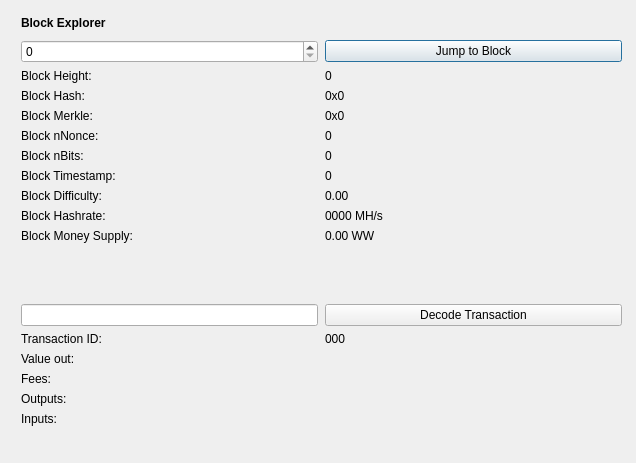
<?xml version="1.0" encoding="UTF-8"?>
<ui version="4.0">
 <class>BlockBrowser</class>
 <widget class="QDialog" name="BlockBrowser">
  <property name="windowModality">
   <enum>Qt::NonModal</enum>
  </property>
  <property name="enabled">
   <bool>true</bool>
  </property>
  <property name="geometry">
   <rect>
    <x>0</x>
    <y>0</y>
    <width>636</width>
    <height>463</height>
   </rect>
  </property>
  <property name="sizePolicy">
   <sizepolicy hsizetype="Preferred" vsizetype="Preferred">
    <horstretch>0</horstretch>
    <verstretch>0</verstretch>
   </sizepolicy>
  </property>
  <property name="minimumSize">
   <size>
    <width>0</width>
    <height>0</height>
   </size>
  </property>
  <property name="acceptDrops">
   <bool>false</bool>
  </property>
  <property name="windowTitle">
   <string>Wayawolfcoin Block Explorer</string>
  </property>
  <layout class="QGridLayout">
   <property name="sizeConstraint">
    <enum>QLayout::SetMaximumSize</enum>
   </property>
   <property name="leftMargin">
    <number>21</number>
   </property>
   <property name="topMargin">
    <number>10</number>
   </property>
   <property name="rightMargin">
    <number>10</number>
   </property>
   <item row="1" column="0">
    <widget class="QWidget" name="widget" native="true">
     <widget class="QWidget" name="layoutWidgetBE1">
      <property name="geometry">
       <rect>
        <x>0</x>
        <y>0</y>
        <width>601</width>
        <height>27</height>
       </rect>
      </property>
      <layout class="QHBoxLayout" name="horizontalLayoutBE">
       <property name="spacing">
        <number>7</number>
       </property>
       <item>
        <widget class="QLabel" name="labelBlockExplorer">
         <property name="sizePolicy">
          <sizepolicy hsizetype="Preferred" vsizetype="Maximum">
           <horstretch>0</horstretch>
           <verstretch>0</verstretch>
          </sizepolicy>
         </property>
         <property name="font">
          <font>
           <weight>75</weight>
           <bold>true</bold>
          </font>
         </property>
         <property name="styleSheet">
          <string notr="true">font-weight:bold;</string>
         </property>
         <property name="text">
          <string>Block Explorer</string>
         </property>
        </widget>
       </item>
       <item>
        <spacer name="horizontalSpacerBE">
         <property name="orientation">
          <enum>Qt::Horizontal</enum>
         </property>
         <property name="sizeHint" stdset="0">
          <size>
           <width>40</width>
           <height>20</height>
          </size>
         </property>
        </spacer>
       </item>
      </layout>
     </widget>
     <widget class="QWidget" name="layoutWidgetBE2">
      <property name="geometry">
       <rect>
        <x>0</x>
        <y>30</y>
        <width>601</width>
        <height>441</height>
       </rect>
      </property>
      <layout class="QGridLayout" name="gridLayoutBE" rowstretch="0,0,0,0,0,0,0,0,0,0,0,0,0,0,0,0,0,0,0,0" columnstretch="0,0">
       <property name="sizeConstraint">
        <enum>QLayout::SetDefaultConstraint</enum>
       </property>
       <property name="horizontalSpacing">
        <number>7</number>
       </property>
       <item row="8" column="1">
        <widget class="QLabel" name="timeBox">
         <property name="text">
          <string>0</string>
         </property>
         <property name="textInteractionFlags">
          <set>Qt::LinksAccessibleByMouse|Qt::TextSelectableByMouse</set>
         </property>
        </widget>
       </item>
       <item row="4" column="0">
        <widget class="QLabel" name="hashLabel">
         <property name="text">
          <string>Block Hash:</string>
         </property>
        </widget>
       </item>
       <item row="7" column="0">
        <widget class="QLabel" name="bitsLabel">
         <property name="text">
          <string>Block nBits:</string>
         </property>
        </widget>
       </item>
       <item row="5" column="1">
        <widget class="QLabel" name="merkleBox">
         <property name="minimumSize">
          <size>
           <width>187</width>
           <height>0</height>
          </size>
         </property>
         <property name="text">
          <string>0x0</string>
         </property>
         <property name="textInteractionFlags">
          <set>Qt::LinksAccessibleByMouse|Qt::TextSelectableByMouse</set>
         </property>
        </widget>
       </item>
       <item row="1" column="0">
        <widget class="QSpinBox" name="heightBox">
         <property name="sizePolicy">
          <sizepolicy hsizetype="Preferred" vsizetype="Fixed">
           <horstretch>0</horstretch>
           <verstretch>0</verstretch>
          </sizepolicy>
         </property>
         <property name="maximum">
          <number>99999999</number>
         </property>
        </widget>
       </item>
       <item row="10" column="1">
        <widget class="QLabel" name="hashRateBox">
         <property name="text">
          <string>0000 MH/s</string>
         </property>
         <property name="textInteractionFlags">
          <set>Qt::LinksAccessibleByMouse|Qt::TextSelectableByMouse</set>
         </property>
        </widget>
       </item>
       <item row="12" column="0">
        <spacer name="verticalSpacer_2">
         <property name="orientation">
          <enum>Qt::Vertical</enum>
         </property>
         <property name="sizeHint" stdset="0">
          <size>
           <width>20</width>
           <height>20</height>
          </size>
         </property>
        </spacer>
       </item>
       <item row="3" column="0">
        <widget class="QLabel" name="heightLabelBE2">
         <property name="text">
          <string>Block Height:</string>
         </property>
        </widget>
       </item>
       <item row="4" column="1">
        <widget class="QLabel" name="hashBox">
         <property name="enabled">
          <bool>true</bool>
         </property>
         <property name="sizePolicy">
          <sizepolicy hsizetype="Preferred" vsizetype="Preferred">
           <horstretch>0</horstretch>
           <verstretch>0</verstretch>
          </sizepolicy>
         </property>
         <property name="minimumSize">
          <size>
           <width>0</width>
           <height>0</height>
          </size>
         </property>
         <property name="text">
          <string>0x0</string>
         </property>
         <property name="textInteractionFlags">
          <set>Qt::LinksAccessibleByMouse|Qt::TextSelectableByMouse</set>
         </property>
        </widget>
       </item>
       <item row="5" column="0">
        <widget class="QLabel" name="merkleLabel">
         <property name="text">
          <string>Block Merkle:</string>
         </property>
        </widget>
       </item>
       <item row="6" column="0">
        <widget class="QLabel" name="nonceLabel">
         <property name="text">
          <string>Block nNonce:</string>
         </property>
        </widget>
       </item>
       <item row="3" column="1">
        <widget class="QLabel" name="heightLabelBE1">
         <property name="text">
          <string>0</string>
         </property>
         <property name="textInteractionFlags">
          <set>Qt::LinksAccessibleByMouse|Qt::TextSelectableByMouse</set>
         </property>
        </widget>
       </item>
       <item row="11" column="0">
        <widget class="QLabel" name="moneySupplyLabel">
         <property name="text">
          <string>Block Money Supply:</string>
         </property>
        </widget>
       </item>
       <item row="11" column="1">
        <widget class="QLabel" name="moneySupplyBox">
         <property name="text">
          <string>0.00 WW</string>
         </property>
         <property name="textInteractionFlags">
          <set>Qt::LinksAccessibleByMouse|Qt::TextSelectableByMouse</set>
         </property>
        </widget>
       </item>
       <item row="1" column="1">
        <widget class="QPushButton" name="blockButton">
         <property name="styleSheet">
          <string notr="true"/>
         </property>
         <property name="text">
          <string>Jump to Block</string>
         </property>
        </widget>
       </item>
       <item row="13" column="0">
        <widget class="QLineEdit" name="txBox">
         <property name="sizePolicy">
          <sizepolicy hsizetype="Preferred" vsizetype="Fixed">
           <horstretch>0</horstretch>
           <verstretch>0</verstretch>
          </sizepolicy>
         </property>
         <property name="inputMask">
          <string comment="Transaction id" extracomment="Transaction id"/>
         </property>
        </widget>
       </item>
       <item row="13" column="1">
        <widget class="QPushButton" name="txButton">
         <property name="styleSheet">
          <string notr="true"/>
         </property>
         <property name="text">
          <string>Decode Transaction</string>
         </property>
        </widget>
       </item>
       <item row="14" column="0">
        <widget class="QLabel" name="txLabel">
         <property name="text">
          <string>Transaction ID:</string>
         </property>
        </widget>
       </item>
       <item row="15" column="1">
        <widget class="QLabel" name="valueBox">
         <property name="text">
          <string/>
         </property>
         <property name="textInteractionFlags">
          <set>Qt::LinksAccessibleByMouse|Qt::TextSelectableByMouse</set>
         </property>
        </widget>
       </item>
       <item row="7" column="1">
        <widget class="QLabel" name="bitsBox">
         <property name="text">
          <string>0</string>
         </property>
         <property name="textInteractionFlags">
          <set>Qt::LinksAccessibleByMouse|Qt::TextSelectableByMouse</set>
         </property>
        </widget>
       </item>
       <item row="6" column="1">
        <widget class="QLabel" name="nonceBox">
         <property name="text">
          <string>0</string>
         </property>
         <property name="textInteractionFlags">
          <set>Qt::LinksAccessibleByMouse|Qt::TextSelectableByMouse</set>
         </property>
        </widget>
       </item>
       <item row="9" column="1">
        <widget class="QLabel" name="diffBox">
         <property name="text">
          <string>0.00</string>
         </property>
         <property name="textInteractionFlags">
          <set>Qt::LinksAccessibleByMouse|Qt::TextSelectableByMouse</set>
         </property>
        </widget>
       </item>
       <item row="14" column="1">
        <widget class="QLabel" name="txID">
         <property name="text">
          <string>000</string>
         </property>
         <property name="textInteractionFlags">
          <set>Qt::LinksAccessibleByMouse|Qt::TextSelectableByMouse</set>
         </property>
        </widget>
       </item>
       <item row="10" column="0">
        <widget class="QLabel" name="hashRateLabel">
         <property name="text">
          <string>Block Hashrate:</string>
         </property>
        </widget>
       </item>
       <item row="15" column="0">
        <widget class="QLabel" name="valueLabel">
         <property name="text">
          <string>Value out:</string>
         </property>
        </widget>
       </item>
       <item row="8" column="0">
        <widget class="QLabel" name="timeLabel">
         <property name="text">
          <string>Block Timestamp:</string>
         </property>
        </widget>
       </item>
       <item row="9" column="0">
        <widget class="QLabel" name="diffLabel">
         <property name="text">
          <string>Block Difficulty:</string>
         </property>
        </widget>
       </item>
       <item row="17" column="1">
        <widget class="QLabel" name="outputBox">
         <property name="text">
          <string/>
         </property>
         <property name="alignment">
          <set>Qt::AlignLeading|Qt::AlignLeft|Qt::AlignTop</set>
         </property>
         <property name="textInteractionFlags">
          <set>Qt::LinksAccessibleByMouse|Qt::TextSelectableByMouse</set>
         </property>
        </widget>
       </item>
       <item row="19" column="0">
        <spacer name="verticalSpacer">
         <property name="orientation">
          <enum>Qt::Vertical</enum>
         </property>
         <property name="sizeHint" stdset="0">
          <size>
           <width>20</width>
           <height>40</height>
          </size>
         </property>
        </spacer>
       </item>
       <item row="16" column="1">
        <widget class="QLabel" name="feesBox">
         <property name="text">
          <string/>
         </property>
         <property name="textInteractionFlags">
          <set>Qt::LinksAccessibleByMouse|Qt::TextSelectableByMouse</set>
         </property>
        </widget>
       </item>
       <item row="18" column="0">
        <widget class="QLabel" name="inputLabel">
         <property name="text">
          <string>Inputs:</string>
         </property>
         <property name="alignment">
          <set>Qt::AlignLeading|Qt::AlignLeft|Qt::AlignTop</set>
         </property>
        </widget>
       </item>
       <item row="17" column="0">
        <widget class="QLabel" name="outputLabel">
         <property name="text">
          <string>Outputs:</string>
         </property>
         <property name="alignment">
          <set>Qt::AlignLeading|Qt::AlignLeft|Qt::AlignTop</set>
         </property>
        </widget>
       </item>
       <item row="18" column="1">
        <widget class="QLabel" name="inputBox">
         <property name="text">
          <string/>
         </property>
         <property name="alignment">
          <set>Qt::AlignLeading|Qt::AlignLeft|Qt::AlignTop</set>
         </property>
         <property name="textInteractionFlags">
          <set>Qt::LinksAccessibleByMouse|Qt::TextSelectableByMouse</set>
         </property>
        </widget>
       </item>
       <item row="16" column="0">
        <widget class="QLabel" name="feesLabel">
         <property name="text">
          <string>Fees:</string>
         </property>
        </widget>
       </item>
      </layout>
     </widget>
    </widget>
   </item>
  </layout>
 </widget>
 <resources/>
 <connections/>
</ui>
